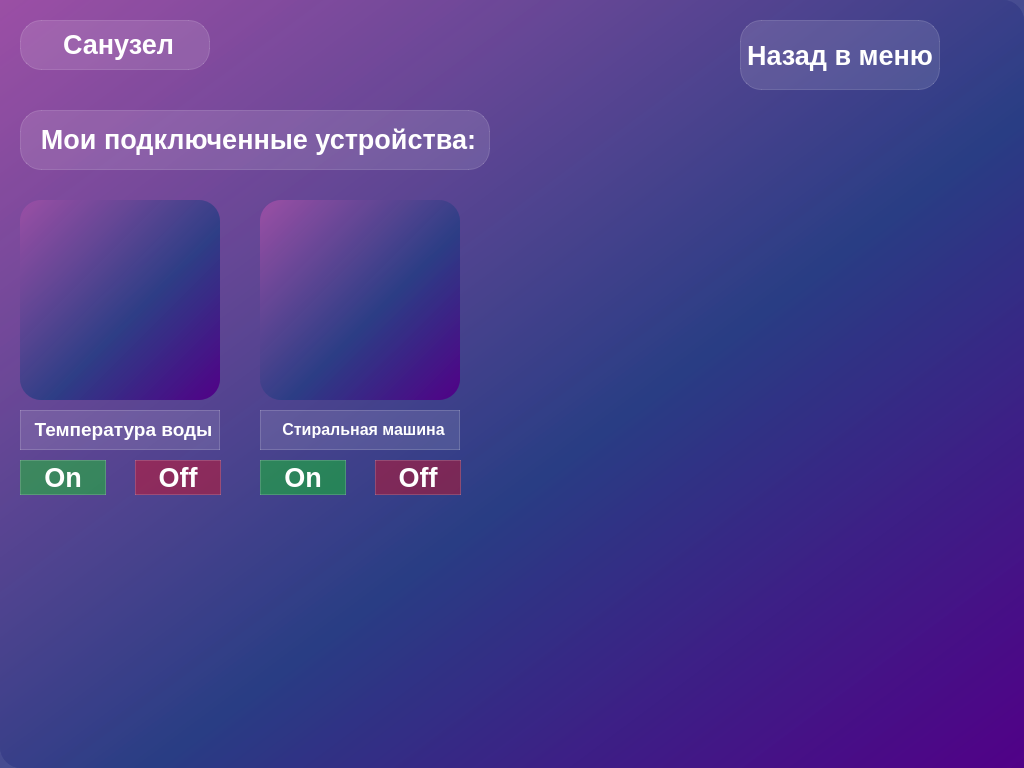
<?xml version="1.0" encoding="UTF-8"?>
<ui version="4.0">
 <class>MainWindow_bathroom</class>
 <widget class="QMainWindow" name="MainWindow_bathroom">
  <property name="geometry">
   <rect>
    <x>0</x>
    <y>0</y>
    <width>1024</width>
    <height>768</height>
   </rect>
  </property>
  <property name="windowTitle">
   <string>MainWindow</string>
  </property>
  <property name="styleSheet">
   <string notr="true">background-color: qlineargradient(spread:pad, x1:1, y1:1, x2:0, y2:0, stop:0 rgba(81, 0, 135,255), stop:0.427447 rgba(41, 61, 132,235), stop:1 rgba(155,79,165,255));
border-style: solid;
border-radius:21px;</string>
  </property>
  <widget class="QWidget" name="centralwidget">
   <widget class="QLabel" name="label_smart_home">
    <property name="geometry">
     <rect>
      <x>20</x>
      <y>20</y>
      <width>190</width>
      <height>50</height>
     </rect>
    </property>
    <property name="styleSheet">
     <string notr="true">background-color: rgba(255,255,255,30);
border: 1px solid rgba(255,255,255,40);
border-raduis: 7px;
color: white;
font-weight: bold;
font-size:20pt;
</string>
    </property>
    <property name="text">
     <string>&lt;html&gt;&lt;head/&gt;&lt;body&gt;&lt;p align=&quot;center&quot;&gt;Санузел&lt;/p&gt;&lt;/body&gt;&lt;/html&gt;</string>
    </property>
   </widget>
   <widget class="QLabel" name="label_connected_device">
    <property name="geometry">
     <rect>
      <x>20</x>
      <y>110</y>
      <width>470</width>
      <height>60</height>
     </rect>
    </property>
    <property name="styleSheet">
     <string notr="true">background-color: rgba(255,255,255,30);
border: 1px solid rgba(255,255,255,40);
border-raduis: 7px;
color: white;
font-weight: bold;
font-size:20pt;
</string>
    </property>
    <property name="text">
     <string>&lt;html&gt;&lt;head/&gt;&lt;body&gt;&lt;p align=&quot;center&quot;&gt;Мои подключенные устройства:&lt;/p&gt;&lt;/body&gt;&lt;/html&gt;</string>
    </property>
   </widget>
   <widget class="QPushButton" name="pushButton_back_to_menu">
    <property name="geometry">
     <rect>
      <x>740</x>
      <y>20</y>
      <width>200</width>
      <height>70</height>
     </rect>
    </property>
    <property name="styleSheet">
     <string notr="true">QPushButton {
background-color: rgba(255,255,255,30);
border: 1px solid rgba(255,255,255,40);
border-raduis: 7px;
color: white;
font-weight: bold;
font-size:20pt;
}
QPushButton:hover {
background-color: rgba(0, 255, 120, 0.4);
}
QPushButton:pressed {
background-color: rgba(255,255,255,70);
}
</string>
    </property>
    <property name="text">
     <string>Назад в меню</string>
    </property>
   </widget>
   <widget class="QLabel" name="label_water_temperature">
    <property name="geometry">
     <rect>
      <x>20</x>
      <y>200</y>
      <width>200</width>
      <height>200</height>
     </rect>
    </property>
    <property name="text">
     <string/>
    </property>
    <property name="pixmap">
     <pixmap>icon/water_temparature.jpg</pixmap>
    </property>
    <property name="scaledContents">
     <bool>true</bool>
    </property>
   </widget>
   <widget class="QLabel" name="label_washing_machine">
    <property name="geometry">
     <rect>
      <x>260</x>
      <y>200</y>
      <width>200</width>
      <height>200</height>
     </rect>
    </property>
    <property name="text">
     <string/>
    </property>
    <property name="pixmap">
     <pixmap>icon/washing_machine.jpg</pixmap>
    </property>
    <property name="scaledContents">
     <bool>true</bool>
    </property>
   </widget>
   <widget class="QPushButton" name="pushButton_off_3">
    <property name="geometry">
     <rect>
      <x>135</x>
      <y>460</y>
      <width>86</width>
      <height>35</height>
     </rect>
    </property>
    <property name="styleSheet">
     <string notr="true">QPushButton {
background-color: rgba(255,0,0,90);
border: 1px solid rgba(255,255,255,40);
border-raduis: 7px;
color: white;
font-weight: bold;
font-size:20pt;
}
QPushButton:hover {
background-color: rgba(255,255,255,40);
}
QPushButton:pressed {
background-color: rgba(255,0,0,90);
}
</string>
    </property>
    <property name="text">
     <string>Off</string>
    </property>
   </widget>
   <widget class="QPushButton" name="pushButton_on_4">
    <property name="geometry">
     <rect>
      <x>260</x>
      <y>460</y>
      <width>86</width>
      <height>35</height>
     </rect>
    </property>
    <property name="styleSheet">
     <string notr="true">QPushButton {
background-color: rgba(0,255,0,90);
border: 1px solid rgba(255,255,255,40);
border-raduis: 7px;
color: white;
font-weight: bold;
font-size:20pt;
}
QPushButton:hover {
background-color: rgba(255,255,255,40);
}
QPushButton:pressed {
background-color: rgba(0,255,0,90);
}
</string>
    </property>
    <property name="text">
     <string>On</string>
    </property>
   </widget>
   <widget class="QPushButton" name="pushButton_on_3">
    <property name="geometry">
     <rect>
      <x>20</x>
      <y>460</y>
      <width>86</width>
      <height>35</height>
     </rect>
    </property>
    <property name="styleSheet">
     <string notr="true">QPushButton {
background-color: rgba(0,255,0,90);
border: 1px solid rgba(255,255,255,40);
border-raduis: 7px;
color: white;
font-weight: bold;
font-size:20pt;
}
QPushButton:hover {
background-color: rgba(255,255,255,40);
}
QPushButton:pressed {
background-color: rgba(0,255,0,90);
}
</string>
    </property>
    <property name="text">
     <string>On</string>
    </property>
   </widget>
   <widget class="QLabel" name="label_name_water_temperature">
    <property name="geometry">
     <rect>
      <x>20</x>
      <y>410</y>
      <width>200</width>
      <height>40</height>
     </rect>
    </property>
    <property name="styleSheet">
     <string notr="true">background-color: rgba(255,255,255,30);
border: 1px solid rgba(255,255,255,40);
border-raduis: 7px;
color: white;
font-weight: bold;
font-size:20pt;
</string>
    </property>
    <property name="text">
     <string>&lt;html&gt;&lt;head/&gt;&lt;body&gt;&lt;p align=&quot;center&quot;&gt;&lt;span style=&quot; font-size:14pt;&quot;&gt;Температура воды&lt;/span&gt;&lt;/p&gt;&lt;/body&gt;&lt;/html&gt;</string>
    </property>
   </widget>
   <widget class="QLabel" name="label_name_washing_machine">
    <property name="geometry">
     <rect>
      <x>260</x>
      <y>410</y>
      <width>200</width>
      <height>40</height>
     </rect>
    </property>
    <property name="styleSheet">
     <string notr="true">background-color: rgba(255,255,255,30);
border: 1px solid rgba(255,255,255,40);
border-raduis: 7px;
color: white;
font-weight: bold;
font-size:20pt;
</string>
    </property>
    <property name="text">
     <string>&lt;html&gt;&lt;head/&gt;&lt;body&gt;&lt;p align=&quot;center&quot;&gt;&lt;span style=&quot; font-size:12pt;&quot;&gt;Стиральная машина&lt;/span&gt;&lt;/p&gt;&lt;/body&gt;&lt;/html&gt;</string>
    </property>
   </widget>
   <widget class="QPushButton" name="pushButton_off_4">
    <property name="geometry">
     <rect>
      <x>375</x>
      <y>460</y>
      <width>86</width>
      <height>35</height>
     </rect>
    </property>
    <property name="styleSheet">
     <string notr="true">QPushButton {
background-color: rgba(255,0,0,90);
border: 1px solid rgba(255,255,255,40);
border-raduis: 7px;
color: white;
font-weight: bold;
font-size:20pt;
}
QPushButton:hover {
background-color: rgba(255,255,255,40);
}
QPushButton:pressed {
background-color: rgba(255,0,0,90);
}
</string>
    </property>
    <property name="text">
     <string>Off</string>
    </property>
   </widget>
  </widget>
 </widget>
 <resources/>
 <connections/>
</ui>
